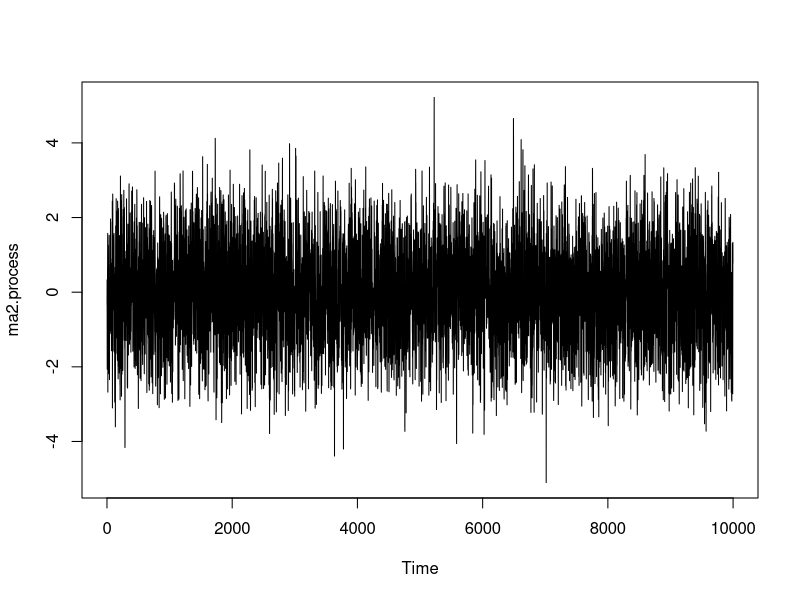
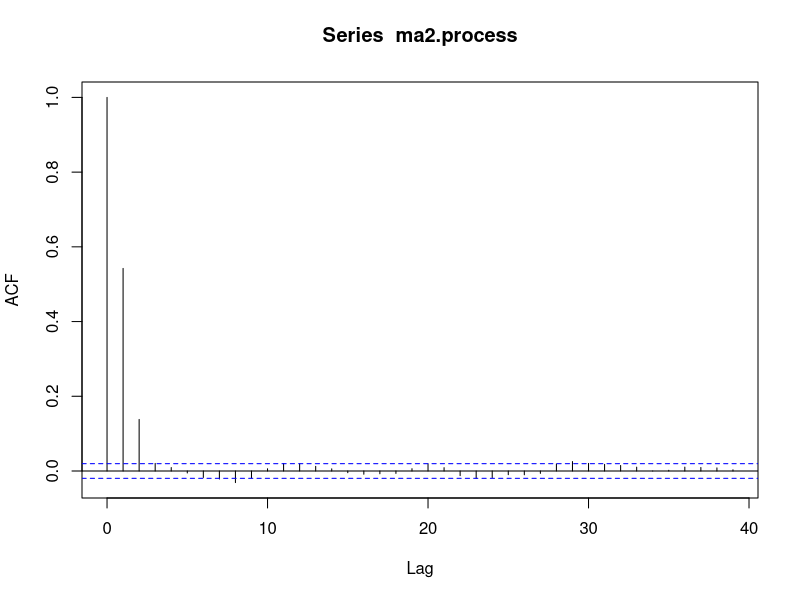

These figures' R source, in order:
## ---- chunk 1
length = 10000
noise = rnorm(length)
ma2 = NULL
for (i in 3:length) {
  ma2[i] = noise[i] + 0.7 * noise[i-1] + 0.2 * noise[i-2]
}
ma2.process = ts(ma2[3:length])
## ---- chunk 2
plot(ma2.process)
## ---- chunk 3
acf(ma2.process)
